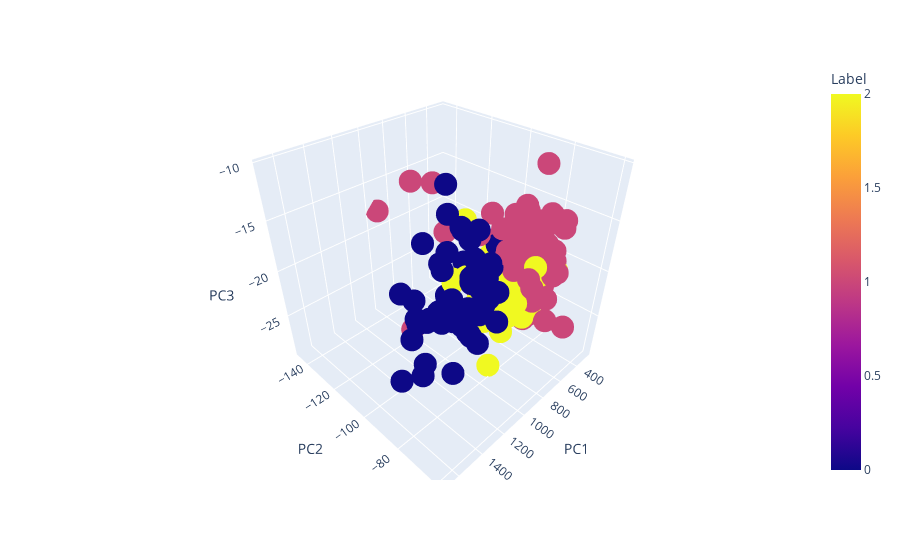

The notebook cell this image was saved under:
### Code cell
px.scatter_3d(principal_df_3d, x="PC1", y="PC2", z="PC3", 
              color="Label", color_discrete_map = {"Joly": "blue", "Bergeron": "violet", "Coderre":"Red"})

### Figure 1 — Plotly figure (JSON) as saved in the notebook; plotly's stock layout.template omitted (floating-point values rounded to 4 significant figures; data arrays with more than 128 entries replaced by an {"elided": "..."} marker saying what was removed)
{"data": [{"hovertemplate": "PC1=%{x}<br>PC2=%{y}<br>PC3=%{z}<br>Label=%{marker.color}<extra></extra>", "legendgroup": "", "marker": {"color": {"elided": "178 int values"}, "coloraxis": "coloraxis", "symbol": "circle"}, "mode": "markers", "name": "", "scene": "scene", "showlegend": false, "type": "scatter3d", "x": {"elided": "178 float values"}, "y": {"elided": "178 float values"}, "z": {"elided": "178 float values"}}], "layout": {"coloraxis": {"colorbar": {"title": {"text": "Label"}}, "colorscale": [[0, "#0d0887"], [0.1111, "#46039f"], [0.2222, "#7201a8"], [0.3333, "#9c179e"], [0.4444, "#bd3786"], [0.5556, "#d8576b"], [0.6667, "#ed7953"], [0.7778, "#fb9f3a"], [0.8889, "#fdca26"], [1, "#f0f921"]]}, "legend": {"tracegroupgap": 0}, "margin": {"t": 60}, "scene": {"domain": {"x": [0, 1], "y": [0, 1]}, "xaxis": {"title": {"text": "PC1"}}, "yaxis": {"title": {"text": "PC2"}}, "zaxis": {"title": {"text": "PC3"}}}}}
